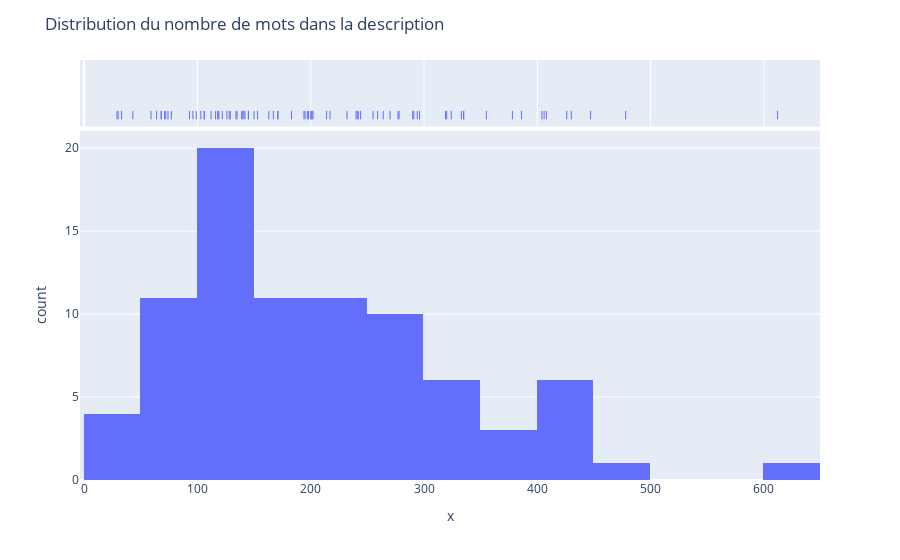

This figure's notebook cell:
### Markdown cell above
### Description

### Code cell
desc_lengths = [len(i['description'].split(' ')) for i in train]

fig = px.histogram(x=desc_lengths, marginal='rug')
fig.update_layout(title_text='Distribution du nombre de mots dans la description')

### Figure 1 — Plotly figure (JSON) as saved in the notebook; plotly's stock layout.template omitted (floating-point values rounded to 4 significant figures)
{"data": [{"alignmentgroup": "True", "bingroup": "x", "hovertemplate": "x=%{x}<br>count=%{y}<extra></extra>", "legendgroup": "", "marker": {"color": "#636efa"}, "name": "", "offsetgroup": "", "orientation": "v", "showlegend": false, "type": "histogram", "x": [153, 291, 232, 142, 294, 333, 335, 194, 126, 118, 378, 134, 198, 195, 171, 197, 112, 202, 103, 270, 141, 201, 167, 43, 128, 30, 171, 74, 96, 278, 430, 119, 290, 200, 241, 324, 408, 68, 201, 240, 406, 99, 386, 29, 447, 277, 214, 93, 264, 163, 259, 426, 255, 478, 183, 71, 404, 106, 145, 150, 68, 242, 320, 217, 116, 72, 612, 106, 122, 296, 355, 244, 59, 118, 33, 129, 145, 64, 139, 140, 335, 77, 135, 319], "xaxis": "x", "yaxis": "y"}, {"alignmentgroup": "True", "boxpoints": "all", "fillcolor": "rgba(255,255,255,0)", "hoveron": "points", "hovertemplate": "x=%{x}<extra></extra>", "jitter": 0, "legendgroup": "", "line": {"color": "rgba(255,255,255,0)"}, "marker": {"color": "#636efa", "symbol": "line-ns-open"}, "name": "", "offsetgroup": "", "showlegend": false, "type": "box", "x": [153, 291, 232, 142, 294, 333, 335, 194, 126, 118, 378, 134, 198, 195, 171, 197, 112, 202, 103, 270, 141, 201, 167, 43, 128, 30, 171, 74, 96, 278, 430, 119, 290, 200, 241, 324, 408, 68, 201, 240, 406, 99, 386, 29, 447, 277, 214, 93, 264, 163, 259, 426, 255, 478, 183, 71, 404, 106, 145, 150, 68, 242, 320, 217, 116, 72, 612, 106, 122, 296, 355, 244, 59, 118, 33, 129, 145, 64, 139, 140, 335, 77, 135, 319], "xaxis": "x2", "yaxis": "y2"}], "layout": {"barmode": "relative", "legend": {"tracegroupgap": 0}, "margin": {"t": 60}, "title": {"text": "Distribution du nombre de mots dans la description"}, "xaxis": {"anchor": "y", "domain": [0, 1], "title": {"text": "x"}}, "xaxis2": {"anchor": "y2", "domain": [0, 1], "matches": "x", "showgrid": true, "showticklabels": false}, "yaxis": {"anchor": "x", "domain": [0, 0.8316], "title": {"text": "count"}}, "yaxis2": {"anchor": "x2", "domain": [0.8416, 1], "matches": "y2", "showgrid": false, "showline": false, "showticklabels": false, "ticks": ""}}}
